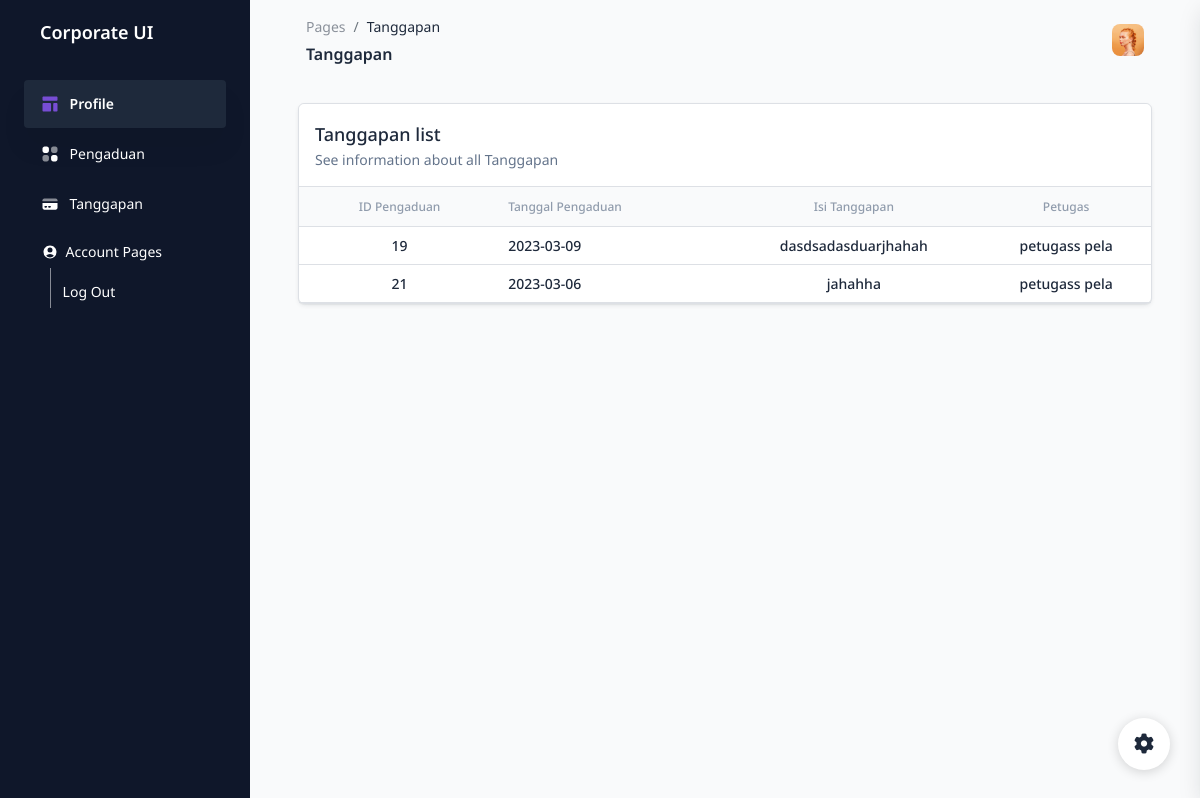
/modul/modul-tanggapan/index.php (signed in), run on the app's committed database.
### tables this page shows
CREATE TABLE `tanggapan` (
  `id_tanggapan` int(11) NOT NULL,
  `id_pengaduan` int(11) NOT NULL,
  `tgl_tanggapan` date NOT NULL,
  `tanggapan` text NOT NULL,
  `id_petugas` int(11) NOT NULL
);

CREATE TABLE `pengaduan` (
  `id_pengaduan` int(11) NOT NULL,
  `tgl_pengaduan` date NOT NULL,
  `nik` char(16) NOT NULL,
  `isi_laporan` text NOT NULL,
  `foto` varchar(255) NOT NULL,
  `status` enum('0','proses','selesai') NOT NULL
);

CREATE TABLE `petugas` (
  `id_petugas` int(11) NOT NULL,
  `nama_petugas` varchar(35) NOT NULL,
  `username` varchar(25) NOT NULL,
  `password` varchar(32) NOT NULL,
  `telp` varchar(13) NOT NULL,
  `level` enum('admin','petugas') NOT NULL
);

### modul/modul-tanggapan/index.php (the view, shortened to what this page needs)
<?php
include('../../config/database.php');
?>
<!DOCTYPE html>
<html lang="en">
<?php include('../../assets/header.php') ?>
<body class="g-sidenav-show  bg-gray-100">
  <aside class="sidenav navbar navbar-vertical navbar-expand-xs border-0 bg-slate-900 fixed-start " id="sidenav-main">
    <div class="sidenav-header">
      <a class="navbar-brand d-flex align-items-center m-0" href=" https://demos.creative-tim.com/corporate-ui-dashboard/pages/dashboard.html " target="_blank">
        <span class="font-weight-bold text-lg">Corporate UI</span>
      </a>
    </div>
    <div class="collapse navbar-collapse px-4  w-auto " id="sidenav-collapse-main">
      <?php include('../../assets/menu.php') ?>
    </div>
  </aside>
  <main class="main-content position-relative max-height-vh-100 h-100 border-radius-lg ">
    <nav class="navbar navbar-main navbar-expand-lg mx-5 px-0 shadow-none rounded" id="navbarBlur" navbar-scroll="true">
      <div class="container-fluid py-1 px-2">
        <nav aria-label="breadcrumb">
          <ol class="breadcrumb bg-transparent mb-1 pb-0 pt-1 px-0 me-sm-6 me-5">
            <li class="breadcrumb-item text-sm"><a class="opacity-5 text-dark" href="javascript:;">Pages</a></li>
            <li class="breadcrumb-item text-sm text-dark active" aria-current="page">Tanggapan</li>
          </ol>
          <h6 class="font-weight-bold mb-0">Tanggapan</h6>
        </nav>
        <div class="collapse navbar-collapse mt-sm-0 mt-2 me-md-0 me-sm-4" id="navbar">
          <ul class="navbar-nav  justify-content-end">
            <li class="nav-item ps-2 d-flex align-items-center">
              <a href="javascript:;" class="nav-link text-body p-0">
                <img src="../../assets/img/team-2.jpg" class="avatar avatar-sm" alt="avatar" />
              </a>
            </li>
          </ul>
        </div>
      </div>
    </nav>
    <div class="container-fluid py-4 px-5">
      <div class="row">
        <div class="col-12">
          <div class="card border shadow-xs mb-4">
            <div class="card-header border-bottom pb-0">
              <div class="d-sm-flex align-items-center">
                <div>
                  <h6 class="font-weight-semibold text-lg mb-0">Tanggapan list</h6>
                  <p class="text-sm">See information about all Tanggapan</p>
                </div>
              </div>
            </div>
            <div class="card-body px-0 py-0">
              <div class="table-responsive p-0">
                <table class="table align-items-center mb-0" id="dataTablesNya">
                  <thead class="bg-gray-100">
                    <tr>
                      <th class="text-secondary text-xs text-center font-weight-semibold opacity-7">ID Pengaduan</th>
                      <th class="text-secondary text-xs font-weight-semibold opacity-7 ps-2">Tanggal Pengaduan</th>
                      <th class="text-center text-secondary text-xs font-weight-semibold opacity-7">Isi Tanggapan</th>
                      <th class="text-center text-secondary text-xs font-weight-semibold opacity-7">Petugas</th>
                    </tr>
                  </thead>
                  <tbody>
                    <?php
                    $q = "SELECT * FROM `tanggapan` JOIN `petugas` JOIN `pengaduan`
                             WHERE tanggapan.id_petugas = petugas.id_petugas
                             AND tanggapan.id_pengaduan = pengaduan.id_pengaduan";
                    $r = mysqli_query($con, $q);
                    while ($d = mysqli_fetch_object($r)) { ?>
                      <tr>
                        <td>
                          <h6 class="mb-0 text-center text-sm font-weight-semibold"><?= $d->id_pengaduan ?></h6>
                        </td>
                        <td>
                        <h6 class="mb-0 text-sm font-weight-semibold"><?= $d->tgl_tanggapan ?></h6>
                        </td>
                        <td>
                        <h6 class="mb-0 text-center text-sm font-weight-semibold"><?= $d->tanggapan ?></h6>
                        </td>
                        <td>
                        <h6 class="mb-0 text-center text-sm font-weight-semibold"><?= $d->nama_petugas ?></h6>
                        </td>
                      </tr>
                    <?php $no++;
                    } ?>
                  </tbody>
                </table>
              </div>
            </div>
          </div>
        </div>
      </div>
    </div>
  </main>
  <div class="fixed-plugin">
    <a class="fixed-plugin-button text-dark position-fixed px-3 py-2">
      <i class="fa fa-cog py-2"></i>
    </a>
  </div>
</body>
</html>

### data on the page
tanggapan: id_pengaduan.id_pengaduan "19", tgl_tanggapan "2023-03-09", tanggapan "dasdsadasduarjhahah", id_petugas.nama_petugas "petugass pela"
tanggapan: id_pengaduan.id_pengaduan "21", tgl_tanggapan "2023-03-06", tanggapan "jahahha", id_petugas.nama_petugas "petugass pela"
